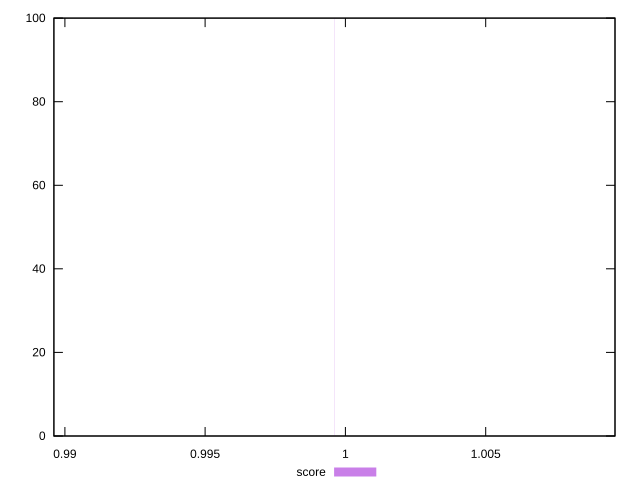

Reproduce this figure in gnuplot.
reset

$score <<EOF
0.999609085297 100
EOF

set key outside below
set boxwidth 1e-12
set xrange [0.9896090852968826:1.0096090852968826]
set yrange [0:100]
set style fill transparent solid 0.5 noborder
set terminal svg size 640, 490 enhanced background rgb 'white'
set output "report_00007_2020-12-11T15:55:29.892Z/uses-long-cache-ttl/samples/pages+cached+noexternal+nofonts+nosvg+noimg/score/histogram.svg"

plot $score title "score" with boxes

reset
